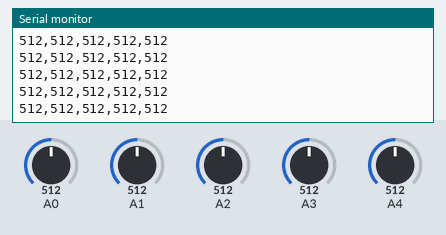
Recording of a sketch running on a simulated Arduino Uno, built with avr-gcc and run on an emulated ATmega328P. On the bench: the last lines printed to the serial monitor. The test bench sets the inputs (shaded band); at power-on: A0 = 512, A1 = 512, A2 = 512, A3 = 512, A4 = 512.

Above: at 1.2 s.
1.3 s: A0 set to 716
At 1.57 s:
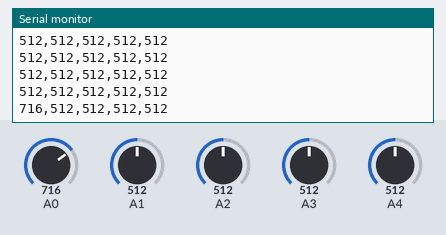
2.8 s: A1 set to 716
At 2.98 s:
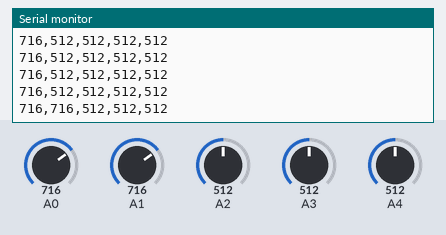
4.3 s: A2 set to 716
At 4.39 s:
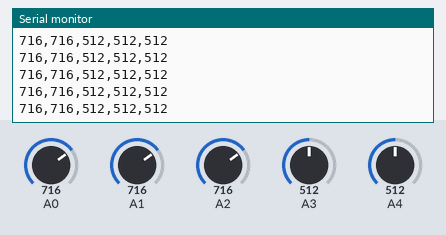
5.8 s: A3 set to 716
At 6.0 s:
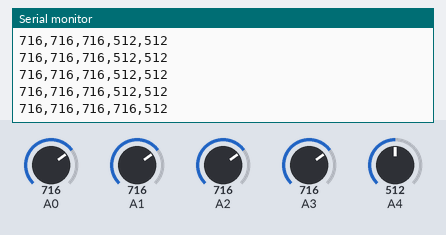
7.3 s: A4 set to 716
At 7.41 s:
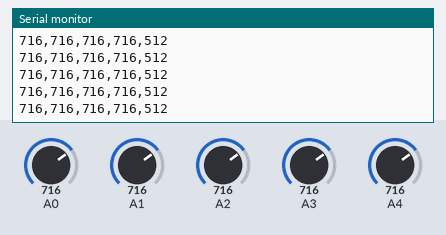
8.8 s: A0 set to 992
At 8.82 s:
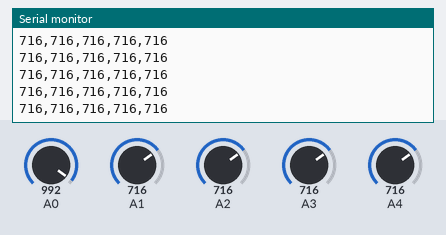
Timing chart, 0 to 11.3 s (numbered marks = the images above; inputs shaded):
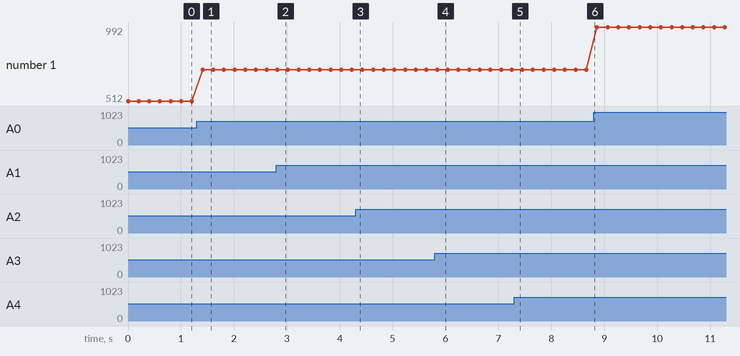

The sketch:

analog_sensor.ino
```cpp
void setup()
{
  Serial.begin(9600);
}

void loop()
{
  int adc;

  adc = analogRead(A0);
  Serial.print(adc);
  Serial.print(",");
  adc = analogRead(A1);
  Serial.print(adc);
  Serial.print(",");
  adc = analogRead(A2);
  Serial.print(adc);
  Serial.print(",");
  adc = analogRead(A3);
  Serial.print(adc);
  Serial.print(",");
  adc = analogRead(A4);
  Serial.println(adc);

  delay(200);
}
```

Measured:
- after the input at 1.3 s, the serial monitor: prints a new line after 0.11 s (image 1)
- after the input at 2.8 s, the serial monitor: prints a new line at once (image 2)
- after the input at 5.8 s, the serial monitor: prints a new line at once (image 4)
- plotted number 1: 512 → 716 after the input at 1.3 s, 716 → 992 after the input at 8.8 s
